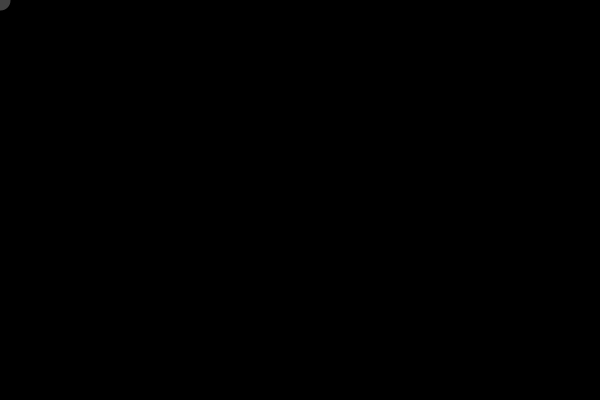
Frame 1 (no input)
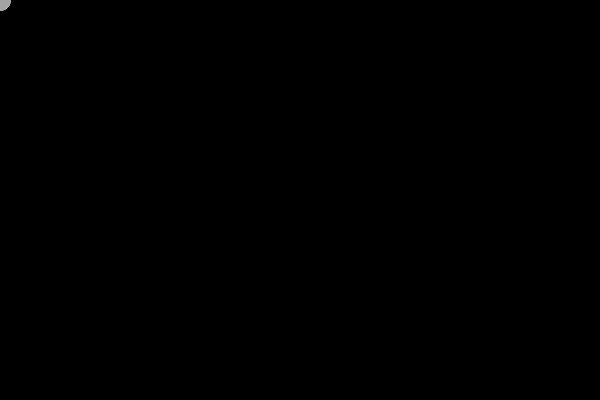
Frame 60 (the mouse pressed at the canvas centre just before this capture)
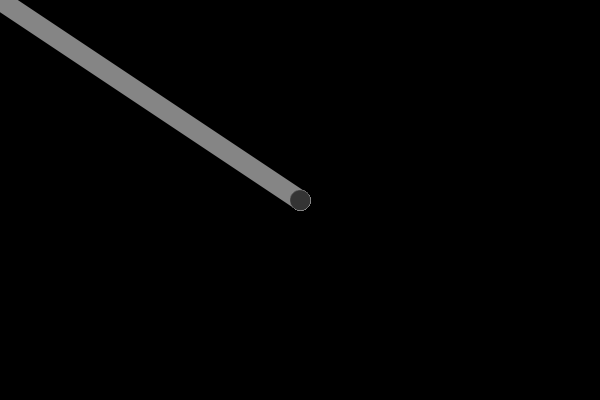
Frame 120 (the mouse held since frame 60 and released just before this capture)

The Processing sketch that drew these frames (run headless with seeded random() and noise(); from frame 60 on, the mouse is pressed at the canvas centre):

// Processing sketch: processing_33688
// ── processing_33688.pde

void setup() {
  size(600, 400);
  background(0);
  noStroke();
}

void draw() {

    noStroke();
    fill(random(255));
    ellipse(mouseX, mouseY, 20, 20);
    stroke(random(255));
    strokeWeight(20);
    line(pmouseX, pmouseY, mouseX, mouseY);
 
}
